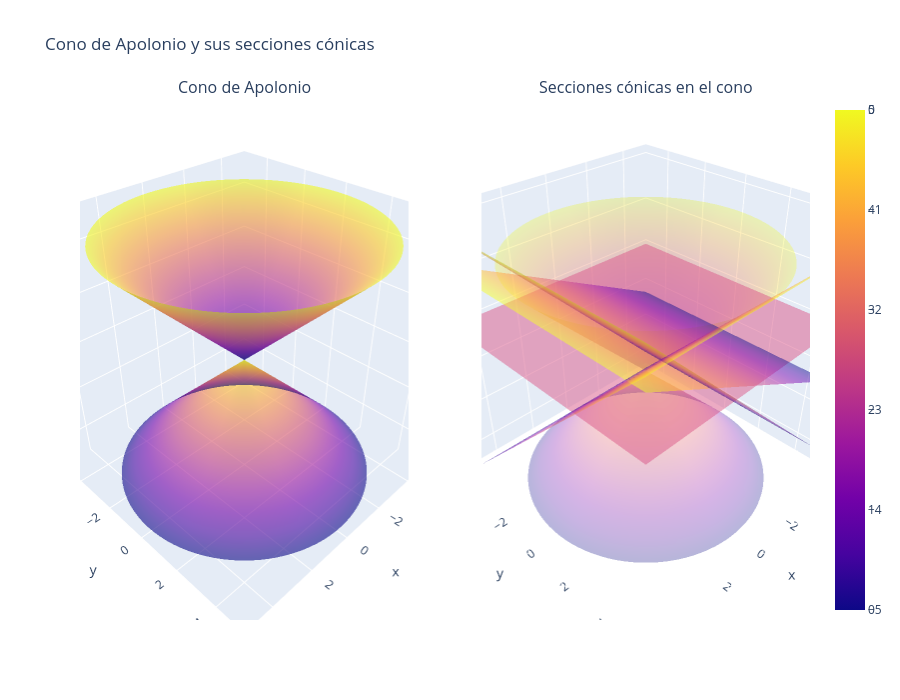

Source (notebook cell):
### Code cell
import numpy as np
import plotly.graph_objects as go
from plotly.subplots import make_subplots

# Malla
r = np.linspace(0, 5, 100)
theta = np.linspace(0, 2*np.pi, 100)

R, T = np.meshgrid(r, theta)

X = R * np.cos(T)
Y = R * np.sin(T)
Z1 = R
Z2 = -R

# Crear subplots
fig = make_subplots(
    rows=1, cols=2,
    specs=[[{'type': 'surface'}, {'type': 'surface'}]],
    subplot_titles=("Cono de Apolonio", "Secciones cónicas en el cono")
)

# CONO (izquierda)
fig.add_trace(go.Surface(x=X, y=Y, z=Z1, opacity=0.6), row=1, col=1)
fig.add_trace(go.Surface(x=X, y=Y, z=Z2, opacity=0.6), row=1, col=1)

# CONO (derecha)
fig.add_trace(go.Surface(x=X, y=Y, z=Z1, opacity=0.3, showscale=False), row=1, col=2)
fig.add_trace(go.Surface(x=X, y=Y, z=Z2, opacity=0.3, showscale=False), row=1, col=2)

# -------------------------
# PLANOS DE CORTE
# -------------------------

xx = np.linspace(-5,5,50)
yy = np.linspace(-5,5,50)
XX, YY = np.meshgrid(xx, yy)

# Circunferencia (plano horizontal)
Z_circ = np.ones_like(XX)*2

fig.add_trace(go.Surface(
    x=XX, y=YY, z=Z_circ,
    opacity=0.5,
    showscale=False,
    name="Circunferencia"
), row=1, col=2)

# Elipse (plano inclinado suave)
Z_ellipse = 0.5*XX + 2

fig.add_trace(go.Surface(
    x=XX, y=YY, z=Z_ellipse,
    opacity=0.5,
    showscale=False,
    name="Elipse"
), row=1, col=2)

# Parábola (plano paralelo a generatriz)
Z_parab = XX + 1

fig.add_trace(go.Surface(
    x=XX, y=YY, z=Z_parab,
    opacity=0.5,
    showscale=False,
    name="Parábola"
), row=1, col=2)

# Hipérbola (plano vertical)
Z_hyper = YY

fig.add_trace(go.Surface(
    x=XX, y=YY, z=Z_hyper,
    opacity=0.5,
    showscale=False,
    name="Hipérbola"
), row=1, col=2)

# -------------------------
# Layout
# -------------------------

fig.update_layout(
    title="Cono de Apolonio y sus secciones cónicas",
    height=700
)

fig.show()
fig.write_image(r"C:\Users\marco\Downloads\cono_y_secciones.png")

### Figure 1 — Plotly figure (JSON) as saved in the notebook; plotly's stock layout.template omitted (floating-point values rounded to 4 significant figures; data arrays with more than 128 entries replaced by an {"elided": "..."} marker saying what was removed)
{"data": [{"opacity": 0.6, "scene": "scene", "type": "surface", "x": {"elided": "100x100 float values"}, "y": {"elided": "100x100 float values"}, "z": {"elided": "100x100 float values"}}, {"opacity": 0.6, "scene": "scene", "type": "surface", "x": {"elided": "100x100 float values"}, "y": {"elided": "100x100 float values"}, "z": {"elided": "100x100 float values"}}, {"opacity": 0.3, "scene": "scene2", "showscale": false, "type": "surface", "x": {"elided": "100x100 float values"}, "y": {"elided": "100x100 float values"}, "z": {"elided": "100x100 float values"}}, {"opacity": 0.3, "scene": "scene2", "showscale": false, "type": "surface", "x": {"elided": "100x100 float values"}, "y": {"elided": "100x100 float values"}, "z": {"elided": "100x100 float values"}}, {"name": "Circunferencia", "opacity": 0.5, "scene": "scene2", "showscale": false, "type": "surface", "x": {"elided": "50x50 float values"}, "y": {"elided": "50x50 float values"}, "z": {"elided": "50x50 float values"}}, {"name": "Elipse", "opacity": 0.5, "scene": "scene2", "showscale": false, "type": "surface", "x": {"elided": "50x50 float values"}, "y": {"elided": "50x50 float values"}, "z": {"elided": "50x50 float values"}}, {"name": "Parábola", "opacity": 0.5, "scene": "scene2", "showscale": false, "type": "surface", "x": {"elided": "50x50 float values"}, "y": {"elided": "50x50 float values"}, "z": {"elided": "50x50 float values"}}, {"name": "Hipérbola", "opacity": 0.5, "scene": "scene2", "showscale": false, "type": "surface", "x": {"elided": "50x50 float values"}, "y": {"elided": "50x50 float values"}, "z": {"elided": "50x50 float values"}}], "layout": {"annotations": [{"font": {"size": 16}, "showarrow": false, "text": "Cono de Apolonio", "x": 0.225, "xanchor": "center", "xref": "paper", "y": 1, "yanchor": "bottom", "yref": "paper"}, {"font": {"size": 16}, "showarrow": false, "text": "Secciones cónicas en el cono", "x": 0.775, "xanchor": "center", "xref": "paper", "y": 1, "yanchor": "bottom", "yref": "paper"}], "height": 700, "scene": {"domain": {"x": [0, 0.45], "y": [0, 1]}}, "scene2": {"domain": {"x": [0.55, 1], "y": [0, 1]}}, "title": {"text": "Cono de Apolonio y sus secciones cónicas"}}}
